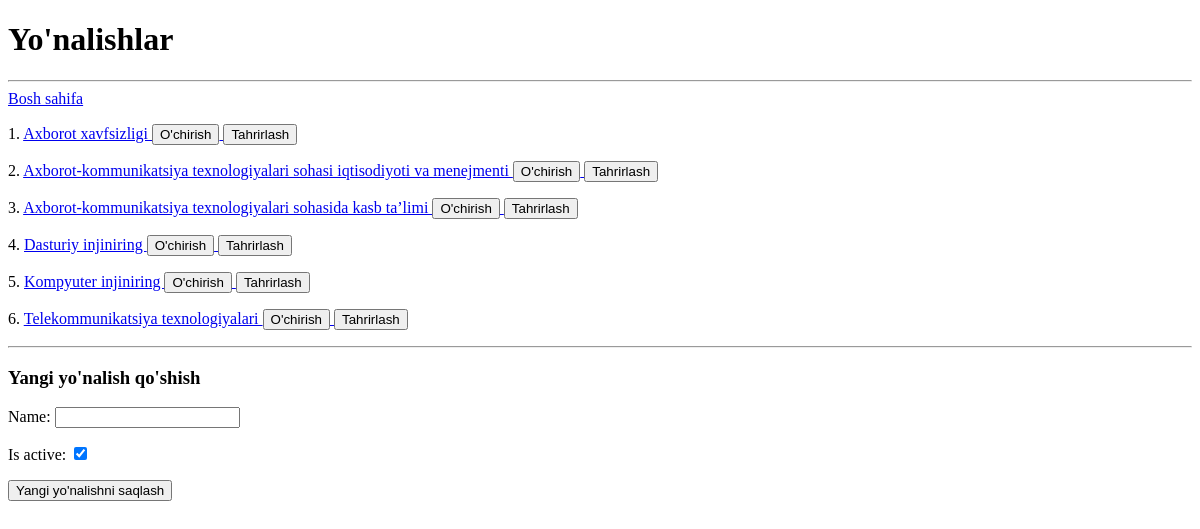
/directions/, run on an earlier commit of the app's database.
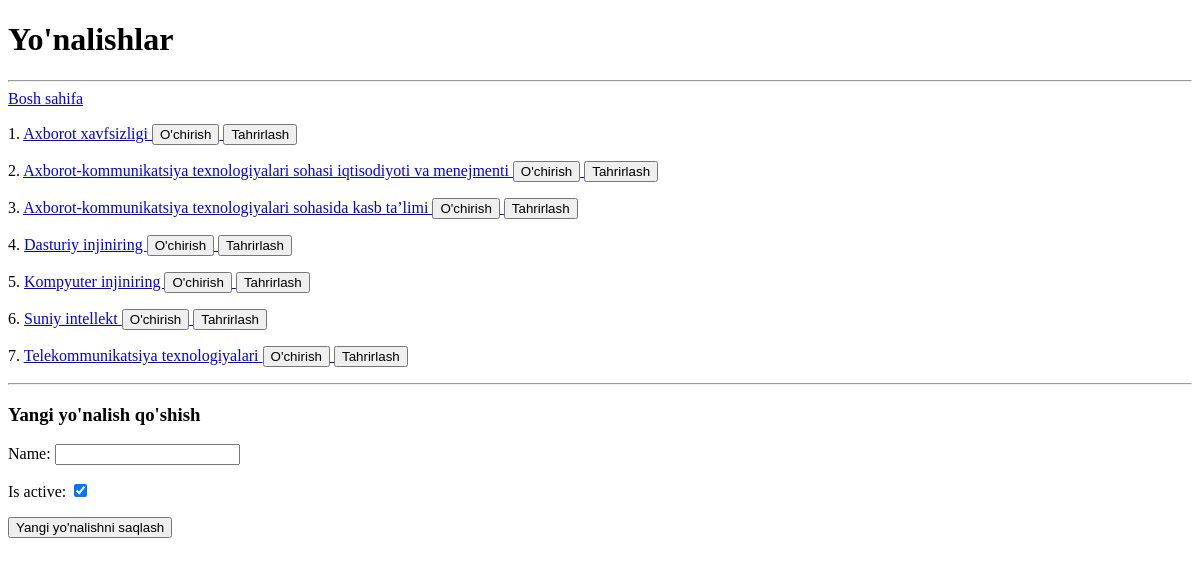
And on a later commit of the database.
### main/models.py (models this page shows, shortened)
class Direction(models.Model):
    name = models.CharField(max_length=200)
    is_active = models.BooleanField(default=True)

### main/views.py (the view)
# urls.py: path('directions/',directions_view, name='directions'),
def directions_view(request):
    form = DirectionsForm()
    if request.method == 'POST':
        form = DirectionsForm(request.POST)
        if form.is_valid():
            form.save()
        return redirect('directions')
    directions = Direction.objects.order_by('name')
    context = {
        'directions': directions,
        'form': form
    }
    return render(request, 'directions.html', context)

### main/forms.py
class DirectionsForm(forms.ModelForm):
    class Meta:
        model = Direction
        fields = '__all__'

### Template/directions.html (shortened to what this page needs)
<!DOCTYPE html>
<html lang="uz">
<head>
</head>
<body>
    <h1>Yo'nalishlar</h1>
    <hr>
    <a href="/">Bosh sahifa</a>
    {% for direction in directions %}
        <p>{{ forloop.counter }}.
            <a href="/directions/{{ direction.id }}/">
                {{ direction.name }}
            </a>
            <a href="/directions/{{ direction.id }}/delete/confirm">
                <button>O'chirish</button>
            </a>
            <a href="{% url 'direction-update' direction.id %}">
                <button>Tahrirlash</button>
            </a>
        </p>
    {% endfor %}
    <hr>
    <h3>Yangi yo'nalish qo'shish</h3>
    <form method="post">
        {{ form.as_p }}
        <button type="submit">Yangi yo'nalishni saqlash</button>
    </form>
</body>
</html>

What changed in the data, as far as the page shows it:
added Direction: name "Suniy intellekt"
